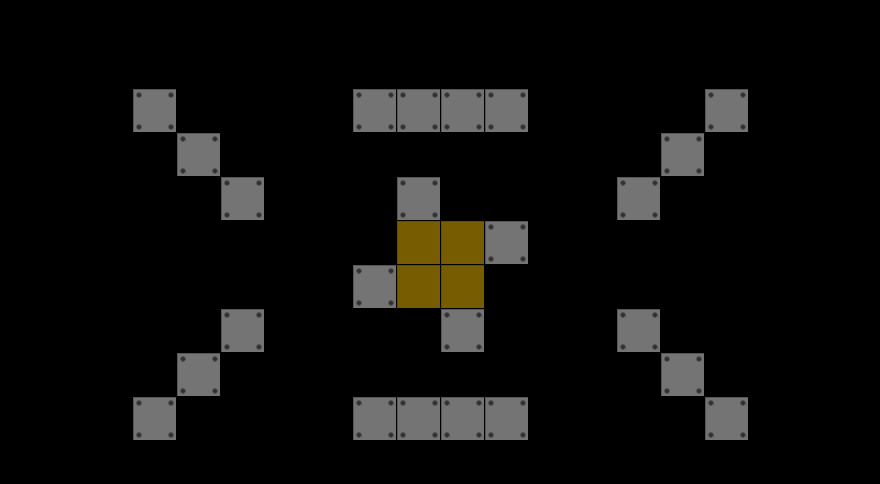

A 2D game scene composited from a Tiled map and its tileset images. What follows is a short description and the map's XML, with every tile layer's data as written:
An orthogonal 20x11 tile map with 44x44 px tiles, 1 tile layer (Tile Layer 1), 2 tilesets.

<map version="1.0" orientation="orthogonal" renderorder="left-up" width="20" height="11" tilewidth="44" tileheight="44" nextobjectid="1">
 <tileset firstgid="1" name="wall" tilewidth="44" tileheight="44" tilecount="1" columns="1">
  <image source="../grid/wall.png" width="46" height="46" />
 </tileset>
 <tileset firstgid="2" name="olie" tilewidth="44" tileheight="44" tilecount="1" columns="1">
  <image source="../grid/olie.png" width="46" height="46" />
 </tileset>
 <layer name="Tile Layer 1" width="20" height="11">
  <data encoding="csv">
0,0,0,0,0,0,0,0,0,0,0,0,0,0,0,0,0,0,0,0,
0,0,0,0,0,0,0,0,0,0,0,0,0,0,0,0,0,0,0,0,
0,0,0,1,0,0,0,0,1,1,1,1,0,0,0,0,1,0,0,0,
0,0,0,0,1,0,0,0,0,0,0,0,0,0,0,1,0,0,0,0,
0,0,0,0,0,1,0,0,0,1,0,0,0,0,1,0,0,0,0,0,
0,0,0,0,0,0,0,0,0,2,2,1,0,0,0,0,0,0,0,0,
0,0,0,0,0,0,0,0,1,2,2,0,0,0,0,0,0,0,0,0,
0,0,0,0,0,1,0,0,0,0,1,0,0,0,1,0,0,0,0,0,
0,0,0,0,1,0,0,0,0,0,0,0,0,0,0,1,0,0,0,0,
0,0,0,1,0,0,0,0,1,1,1,1,0,0,0,0,1,0,0,0,
0,0,0,0,0,0,0,0,0,0,0,0,0,0,0,0,0,0,0,0
</data>
 </layer>
</map>